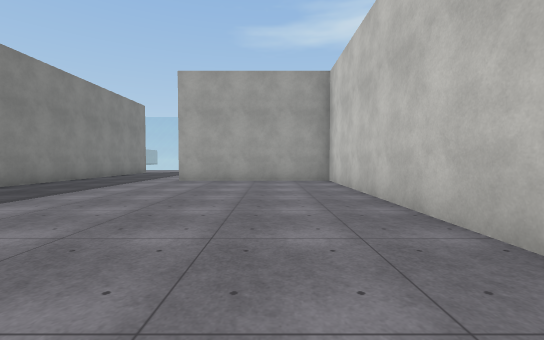
View 1 (above)

24 first-person views from a walk through a scene from a Unity 3-D project. The camera is 1.3 m above the floor, tilts 2° down and sees 90° across. The floor is counted in squares, 2 m on a side. Each view is taken from the middle of a square. On the plan, view 1 faces up. The plan holds only what a view shows up to about 9 squares ahead; the rest is blank. The place goes on beyond the plan. The player is left out. Some animated figures are not drawn. Surface patterns are stand-ins for the level's own textures.

View 2
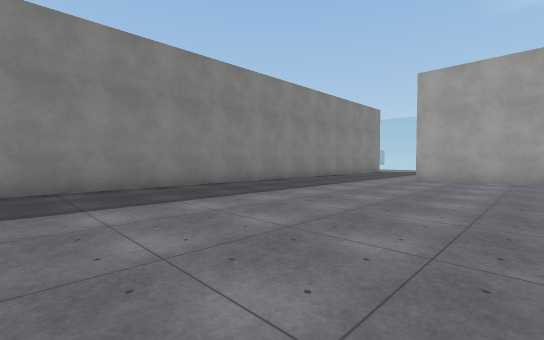

View 3
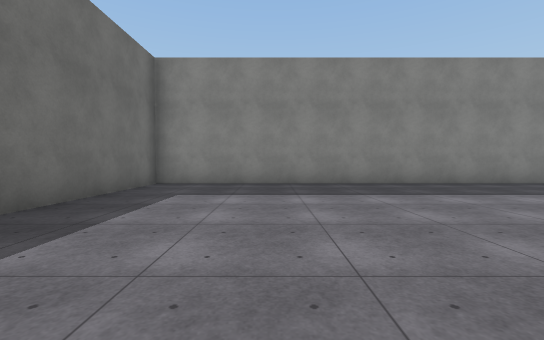

View 4
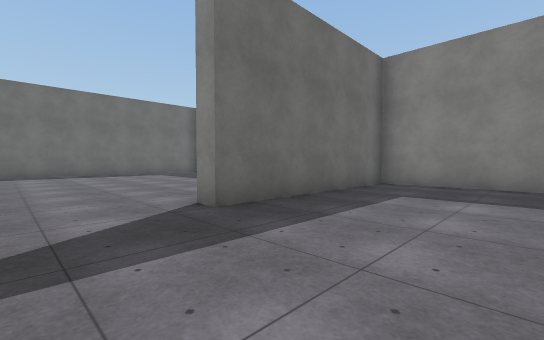

View 5
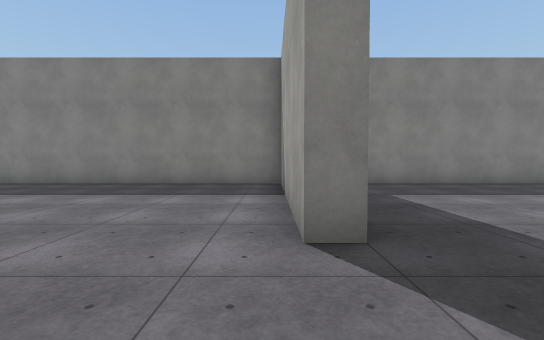

View 6
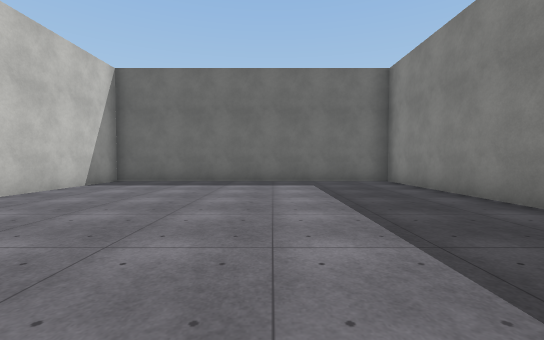

View 7
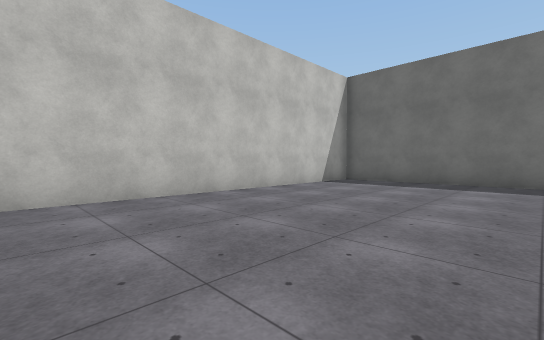

View 8
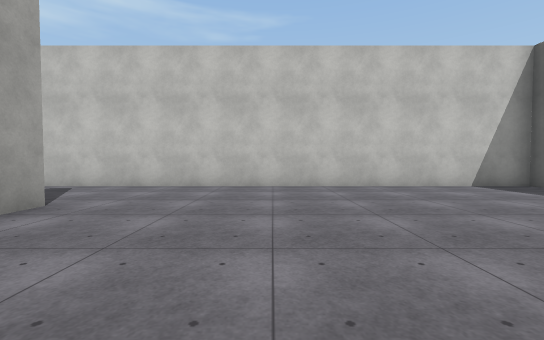

View 9
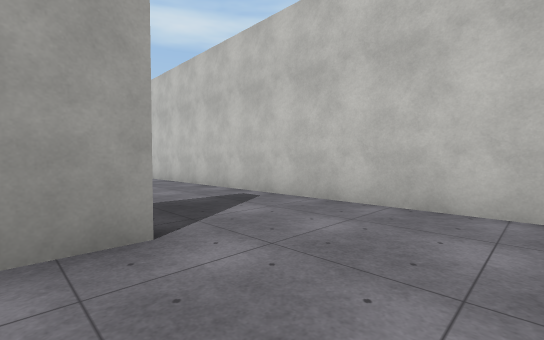

View 10
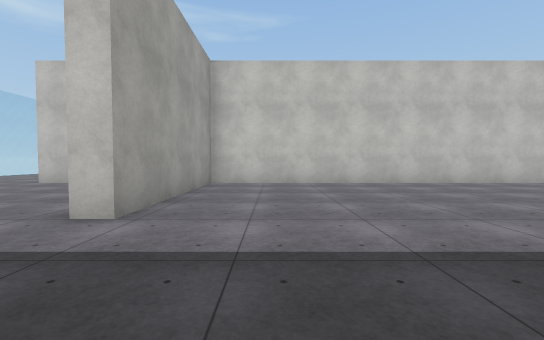

View 11
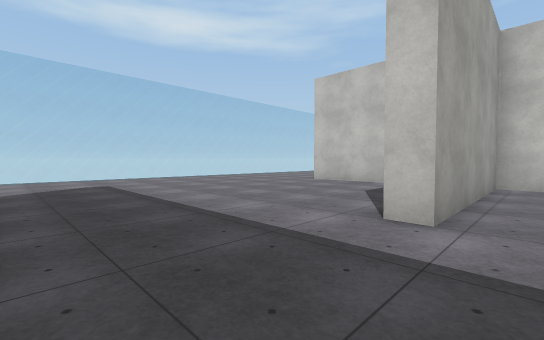

View 12
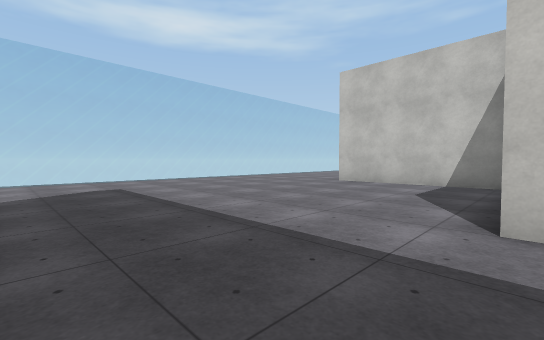

View 13
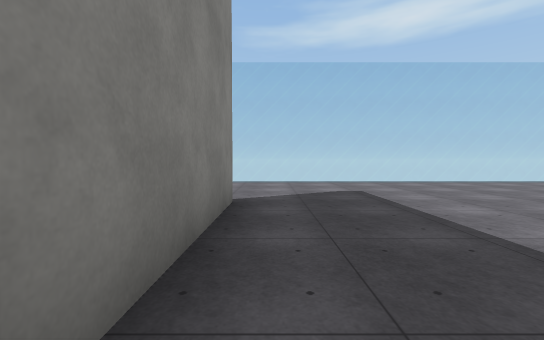

View 14
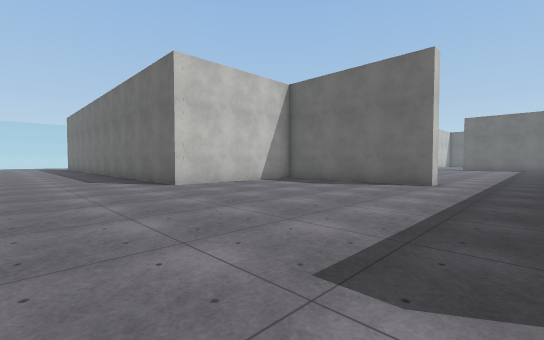

View 15
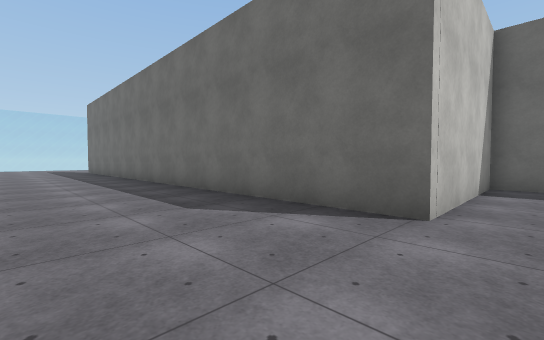

View 16
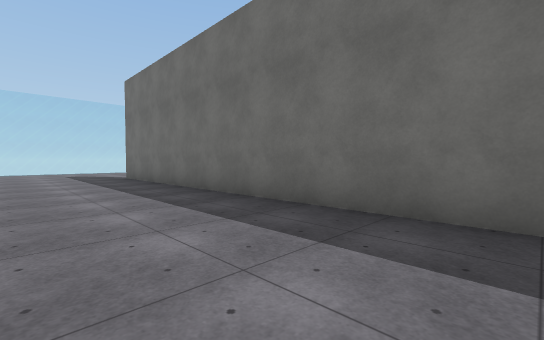

View 17
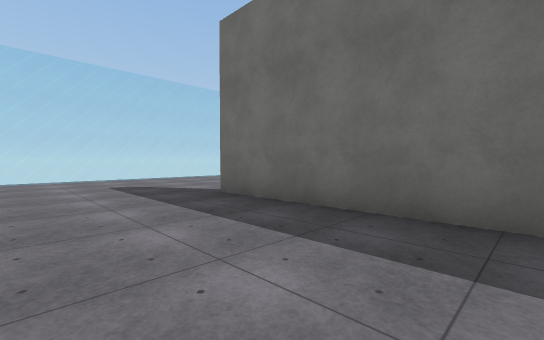

View 18
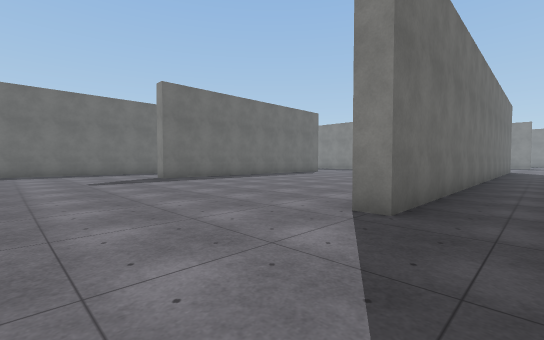

View 19
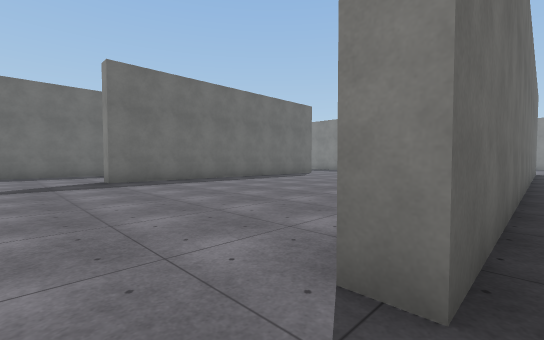

View 20
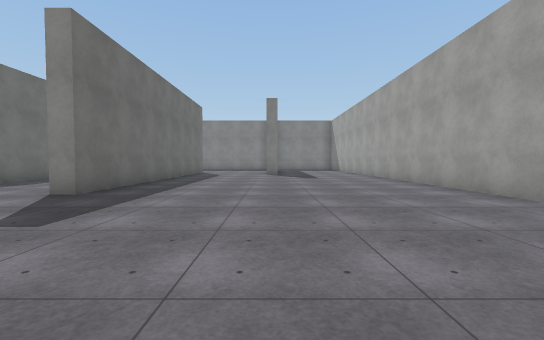

View 21
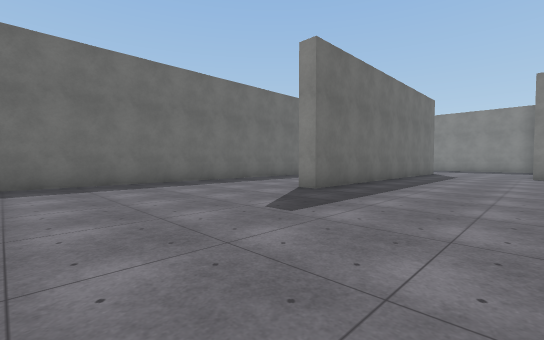

View 22
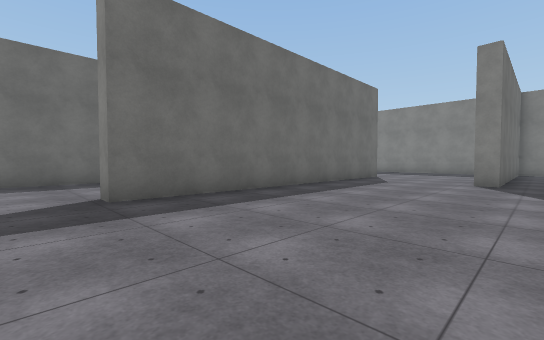

View 23
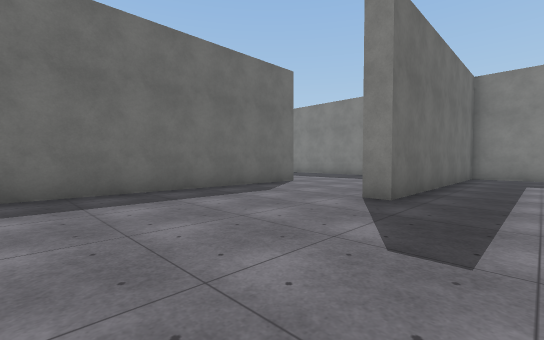

View 24
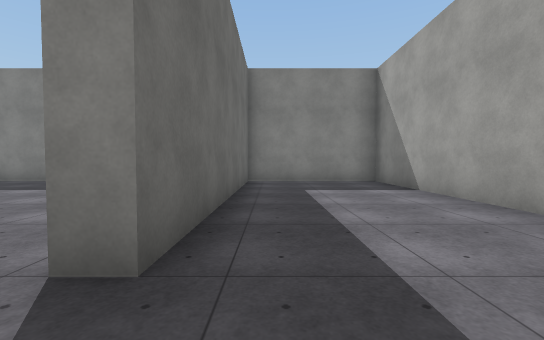

### Floor plan
Key: @ floor where view 1 was taken; # wall or solid block; . floor; = window, fence, low wall or low ledge.
Columns run from 7 left of view 1 to 23 right of it. Each row starts with its distance up from view 1.
 19  ===
 18 ==========
 17 ..............................=
 16 ..............................=
 15 ..............................=
 14 #.........###############.....
 13 #........##.....    ..........
 12 #........#.......   .........
 11 #........#...................
 10 #........#...................
  9 #...#############.............
  8 #........#    ................
  7 #........#   .................
  6 #........#   .................
  5 #........#  .. #########......
  4 #........# ..          .......
  3 #........#..          ........
  2 #........#.          .........
  1 #........#          ##########
  0 #......@.#
 -1 #........#
 -2 #........#
 -3 #........#
 -4 #........#
 -5 ######...#
 -6 #........#
 -7 #........#
 -8 #........#
 -9 #........#
-10 #........#
-11 #........#
-12 #........#
-13 #........#
-14 #........#
-15 #........#
-16 ##########

Positions as (right, up) in squares from view 1, and headings:
1: (0, 0), facing up
2: (0, -1), facing up-left
3: (1, -2), facing left
4: (1, -2), facing down-left
5: (1, -6), facing left
6: (-3, -7), facing down
7: (-3, -7), facing down-right
8: (-5, -9), facing right
9: (-2, -8), facing up-right
10: (-6, 7), facing right
11: (-6, 8), facing up-right
12: (-6, 9), facing up-right
13: (-6, 10), facing up
14: (-5, 17), facing down-right
15: (1, 17), facing down-right
16: (7, 17), facing down-right
17: (13, 17), facing down-right
18: (21, 15), facing down-left
19: (19, 14), facing down-left
20: (22, 9), facing left
21: (22, 9), facing down-left
22: (18, 10), facing down-left
23: (14, 11), facing down-left
24: (11, 10), facing left
